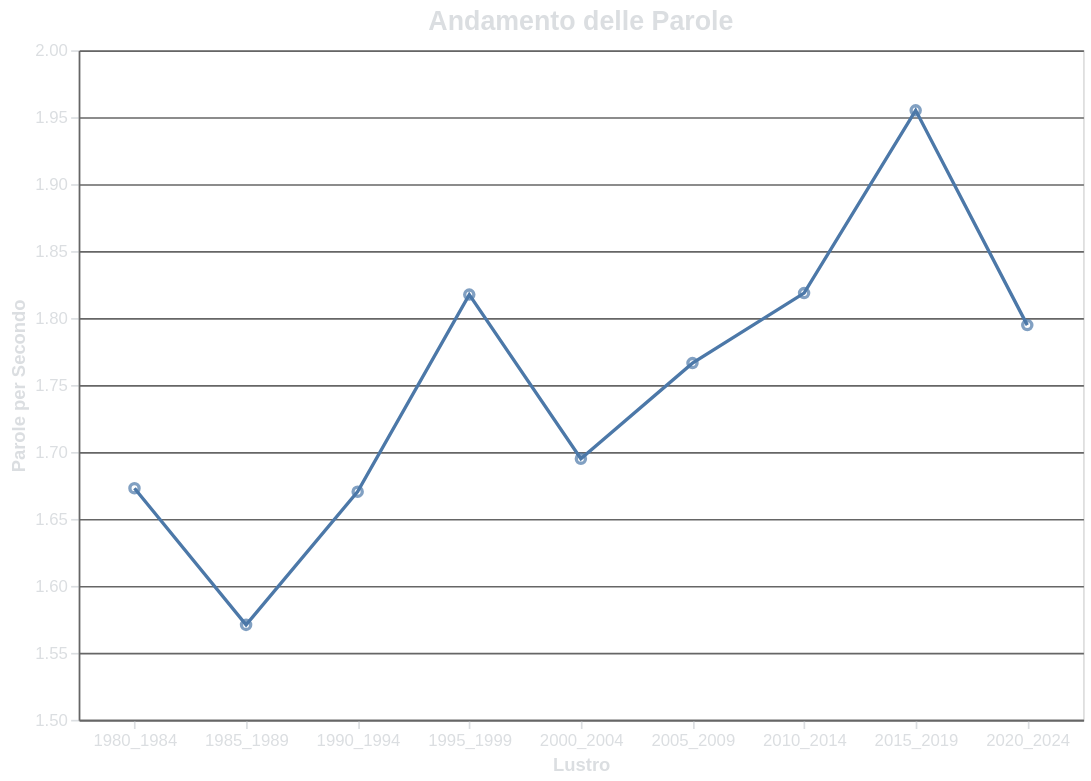

Express this chart as Vega-Lite.
### Vega-Lite specification from a JSON file in a GitHub repository (floating-point values rounded to 4 significant figures)
{"$schema": "https://vega.github.io/schema/vega-lite/v5.17.0.json", "config": {"axis": {"domainColor": "#666666", "gridColor": "#666666", "labelColor": "#DBDEE1", "tickColor": "#DBDEE1", "titleColor": "#DBDEE1"}, "background": "transparent", "legend": {"labelColor": "#DBDEE1", "titleColor": "#DBDEE1"}, "title": {"color": "#DBDEE1", "fontSize": 16}}, "data": {"name": "data-b15f76c50de0d5e8099fab9b6759c91b"}, "datasets": {"data-b15f76c50de0d5e8099fab9b6759c91b": [{"Lustro": "1980_1984", "Parole per Secondo": 1.673}, {"Lustro": "1985_1989", "Parole per Secondo": 1.571}, {"Lustro": "1990_1994", "Parole per Secondo": 1.67}, {"Lustro": "1995_1999", "Parole per Secondo": 1.818}, {"Lustro": "2000_2004", "Parole per Secondo": 1.695}, {"Lustro": "2005_2009", "Parole per Secondo": 1.766}, {"Lustro": "2010_2014", "Parole per Secondo": 1.819}, {"Lustro": "2015_2019", "Parole per Secondo": 1.955}, {"Lustro": "2020_2024", "Parole per Secondo": 1.795}]}, "height": 400, "layer": [{"encoding": {"tooltip": [{"field": "Lustro", "type": "ordinal"}, {"field": "Parole per Secondo", "type": "quantitative"}], "x": {"axis": {"labelAngle": 0}, "field": "Lustro", "title": "Lustro", "type": "ordinal"}, "y": {"field": "Parole per Secondo", "scale": {"domain": [1.5, 2]}, "title": "Parole per Secondo", "type": "quantitative"}}, "mark": {"type": "line"}}, {"encoding": {"tooltip": [{"field": "Lustro", "type": "ordinal"}, {"field": "Parole per Secondo", "format": ".2f", "type": "quantitative"}], "x": {"field": "Lustro", "type": "ordinal"}, "y": {"field": "Parole per Secondo", "type": "quantitative"}}, "mark": {"type": "point"}}], "title": "Andamento delle Parole", "width": 600}
